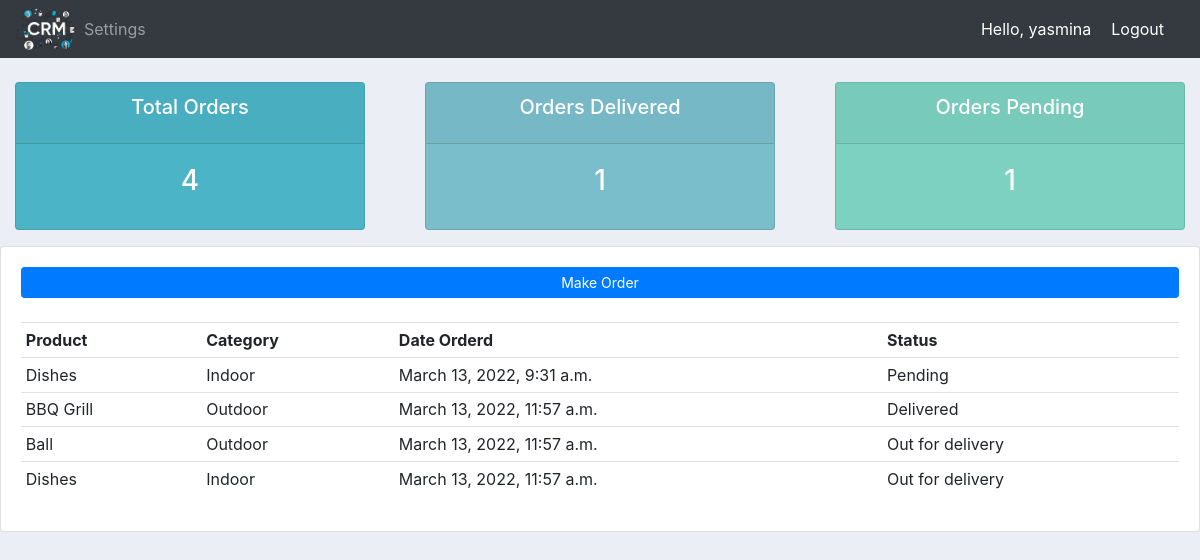
Before: /user/ (signed in) with the older database file.
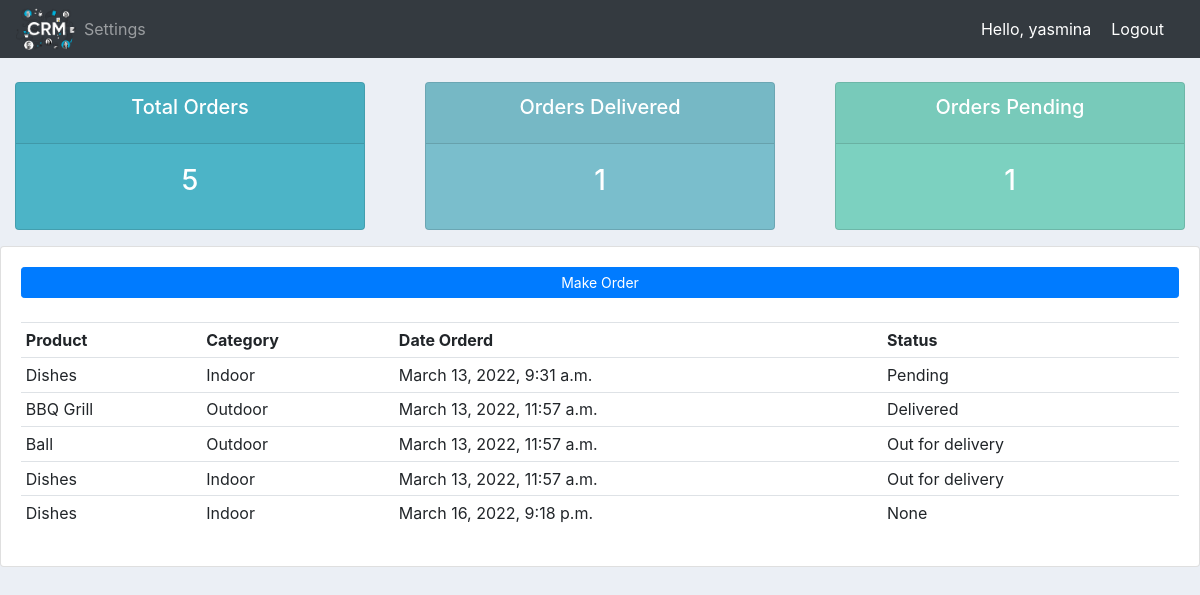
After: the same page with the newer database file.
### accounts/models.py (models this page shows, shortened)
class Order(models.Model):
    STATUS = (
        ('Pending','Pending'),
        ('Out for delivery','Out for delivery'),
        ('Delivered','Delivered'),
    )
    customer = models.ForeignKey(Customer, null=True, on_delete=models.SET_NULL) #One to many rel.
    product = models.ForeignKey(Product, null=True, on_delete=models.SET_NULL)
    date_created = models.DateTimeField(auto_now_add=True, null=True)
    status = models.CharField(max_length=200, null=True, choices=STATUS)

class Product(models.Model):
    CATEGORY = (
        ('Indoor','Indoor'),
        ('Outdoor','Outdoor'),
    )
    name =  models.CharField(max_length=200, null=True)
    price =  models.FloatField(null=True)
    category =  models.CharField(max_length=200, null=True, choices=CATEGORY)
    description =  models.CharField(max_length=200, null=True, blank=True) #blank means can make it blank.
    date_created = models.DateTimeField(auto_now_add=True, null=True)
    tags = models.ManyToManyField(Tag) #Many to many rel.
    def __str__(self):
        return self.name

### accounts/decorators.py (the view)
        def wrapper_func(request, *args, **kwargs):
            group = None
            if request.user.groups.exists():
                group = request.user.groups.all()[0].name
            if group in allowed_roles:
                return view_func(request, *args, **kwargs)
            else:
                return HttpResponse('You are not authorized to view this page.')

### accounts/views.py (called while the page is built)
@login_required(login_url='login')
@allowed_users(allowed_roles=['customer'])
def userPage(request):
    orders = request.user.customer.order_set.all()
    totalOrders = orders.count()
    delivered = orders.filter(status='Delivered').count()
    pending = orders.filter(status='Pending').count()
    context = {'orders':orders, 'totalOrders':totalOrders,
    'delivered':delivered, 'pending':pending}
    return render(request, 'accounts/user.html', context)

### accounts/templates/accounts/user.html
{% extends 'accounts/main.html' %}
{% block content %}
{% include 'accounts/status.html' %}
<div class="row">
	<div class="col-md">
		<div class="card card-body">
			<a class="btn btn-primary  btn-sm btn-block" href="{% url 'make_order' %}">Make Order</a>
			<br>
			<table class="table table-sm">
				<tr>
					<th>Product</th>
					<th>Category</th>
					<th>Date Orderd</th>
					<th>Status</th>
				</tr>
				{% for order in orders %}
				<tr>
					<td>{{order.product}}</td>
					<td>{{order.product.category}}</td>
					<td>{{order.date_created}}</td>
					<td>{{order.status}}</td>
				</tr>
				{% endfor %}
			</table>
		</div>
	</div>
</div>
{% endblock %}

Changed rows visible on the page:
added Order: product "Dishes", product.category "Indoor", date_created "March 16, 2022, 9:18 p.m.", status "None"
Other visible differences:
{{ totalOrders }}: "4" → "5"
